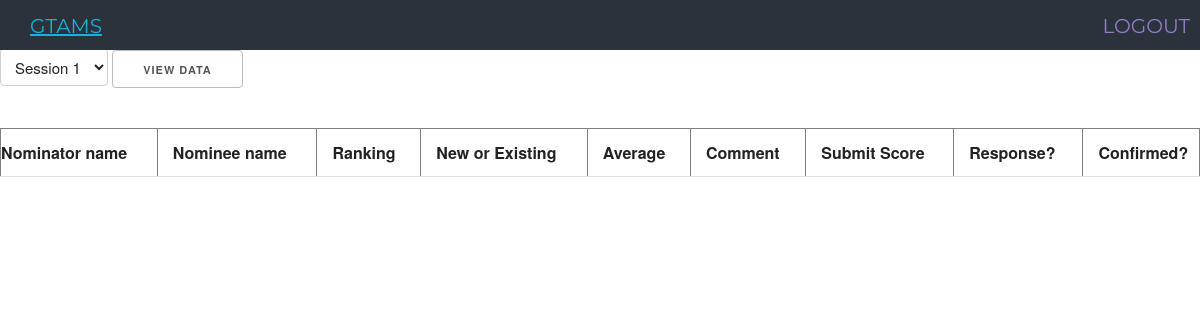
The page /gcmember.php (signed in) on the database as committed earlier.
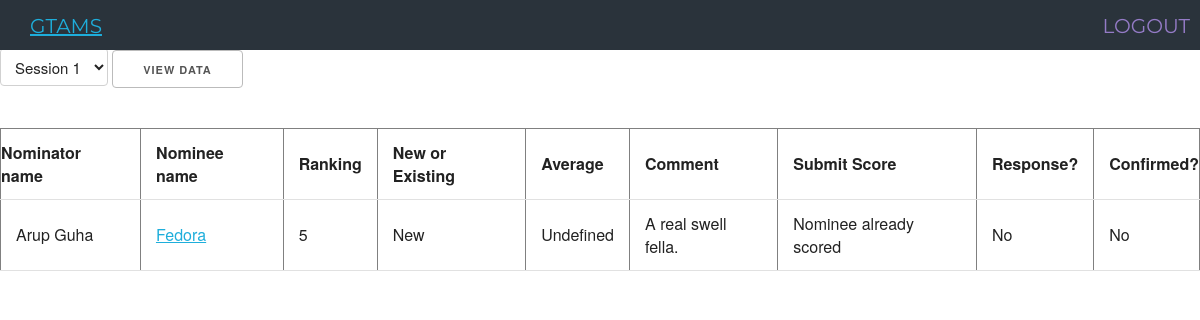
The same page on the database as committed later.
### tables this page shows
CREATE TABLE `nomination` (
	`nomination_id` INT (11) NOT NULL AUTO_INCREMENT,
	`session_id` INT(11) NOT NULL COMMENT 'the id for the session the Admin set up',
	`nominator_id` INT(11) NOT NULL COMMENT 'the user_id for the nominator',
	`nominee_name` VARCHAR(40),
	`rank` int(11),
	`nominee_PID` VARCHAR(40),
	`nominee_email` VARCHAR(40),
	`is_phd` INT(11),
	`is_newly_admitted` INT (11) COMMENT "",
	`nominee_advisor` VARCHAR(40),
	`graduate_semesters` INT (11),
	`phone_number` VARCHAR(20),
	`SPEAK_test` INT(11) COMMENT '1, 2, 3 = yes, no, graduated from US school',
	`GTA_semesters` INT(11),
	`GPA` float(10),
	`sent` TIMESTAMP COMMENT 'when the nomination was sent to the user',
	`replied` TIMESTAMP COMMENT 'when the nomination was replied to by the nominee',
	`completed` TIMESTAMP COMMENT 'when the nominee form was confirmed by the nominator',
	primary key (`nomination_id`),
	foreign key (`session_id`) references `sessions`(`session_id`),
	foreign key (`nominator_id`) references `users`(`user_id`)
);

CREATE TABLE `users` (
  `user_ID` INT(11) NOT NULL AUTO_INCREMENT PRIMARY KEY,
  `user_Role` VARCHAR(20) NOT NULL COMMENT 'user Role can be ADMIN, GCMEMBER, GCCHAIR, NOMINATOR, NOMINEE',
  `username` VARCHAR(20) NOT NULL COMMENT 'user Login',
  `password` VARCHAR(10) NOT NULL COMMENT 'user Password',
  `user_Email` VARCHAR(100) NOT NULL COMMENT 'Email',
  `reg_date` TIMESTAMP,
  `realname` VARCHAR(30),
  UNIQUE KEY username (`username`)
);

CREATE TABLE `score` (
  `user_ID` INT(11) NOT NULL,
  `nomination_id` INT(11) NOT NULL,
  `Score` INT(3) DEFAULT 0,
  `ScoredOn` DATETIME,
  `Comments` VARCHAR(512),
  PRIMARY KEY (`user_ID`, `nomination_id`),
  FOREIGN KEY (`user_ID`) REFERENCES `users` (`user_id`),
  FOREIGN KEY (`nomination_id`) REFERENCES `nomination` (`nomination_id`)
);

### includes/functions.php (the view, shortened to what this page needs)
	<?php
function createPage($name,$nomid,$mysqli){
	$filename = "nomination".$nomid.".php";
	return $filename;
}
function oldGCTable($sessionID,$mysqli){
		?><html>
		<table border="1" style="width:100%">
		  <center>
			<tr>
				<th>Nominator name</th>
				<th>Nominee name</th>
				<th>Ranking</th>
				<th>New or Existing</th>
				<th>Average</th>
				<th>Comment</th>
				<th>Submit Score</th>
				<th>Response?</th>
 				<th>Confirmed?</th>
			</tr>
			<?php
				$result = $mysqli->query("SELECT u.realname, n.session_id, n.nominee_name, n.rank, n.is_newly_admitted, n.nomination_id, n.replied, n.completed
  									FROM nomination n, users u
  									WHERE u.user_ID = n.nominator_id
  									ORDER BY realname");
				while($obj = $result->fetch_object()){
					if($obj->session_id == $sessionID){
						echo "<form action='gcmember_submit.php' method='post'>";
						echo "<tr>";
						echo "<td>".$obj->realname."</td>";
						echo "<td><A HREF='".createPage($obj->nominee_name,$obj->nomination_id,$mysqli)."' onClick='return popup(this,true)';>".$obj->nominee_name."</A></td>";
						echo "<td>".$obj->rank."</td>";
						if(!$obj->is_newly_admitted){
							echo "<td>New</td>";
						}
						else{
							echo "<td>Existing</td>";
						}
						$average = 0;
						$count = 0;
						if ($count != 0)
 							echo "<td>".$average/$count."</td>";
 						else
 							echo "<td>Undefined</td>";
 						$obj3 = $mysqli->query("SELECT Comments FROM score WHERE user_ID = ".$_SESSION['user_ID']." AND nomination_id = ".$obj->nomination_id)->fetch_object();
 						if ($obj3)
 							$obj3 = $obj3->Comments;
 						else
 							$obj3 = "";
						echo "<td>".$obj3."</td>";
						echo "<td>Nominee already scored</td>";
						if ($obj->replied != NULL)
 							echo "<td>Yes</td>";
 						else
 							echo "<td>No</td>";
 						if ($obj->completed != NULL)
 							echo "<td>Yes</td>";
 						else
 							echo "<td>No</td>";
					echo "</tr>";
					echo "</form>";
					}
				}
			?>
		  </center>
		  </table>
		  </html>
		  <?php
}
?>

### header.php (shortened to what this page needs)
<html>
<head>
	<link rel="stylesheet" type="text/css" href="sytles/main.css">
</head>
<body>
<?php require_once "navbar.php" ?>

### navbar.php
<div class="nav-bar menu-bar">
    <p class="nav-application-name"><a href="index.php" >GTAMS</a></p>
    <div class="container-right">
        <ul>
			<li><a href="logout.php">LOGOUT</a></li>
        </ul>
    </div>
</div>

### gcmember.php (shortened to what this page needs)
<?php
include_once 'includes/db_connect.php';
include_once 'includes/functions.php';
include_once ("header.php");
?>
<html>
	<head>
	     <link rel="stylesheet" href="styles/main.css" />
	</head>
	<div id="page">
	<br><br>
	<form name="sessions" action= "reload_session.php" method="post" accept-charset="utf-8">
		<body>
			<select name = "session">
				<?php
					$stmt = $mysqli->prepare("
						SELECT session_id
						FROM sessions
					");
					$stmt->execute();
					$stmt->bind_result($s);
					while ($stmt->fetch()){
						$str = '';
						if ($s == $_SESSION['GC_SESSION_ID'])
							$str = 'selected = "selected"';
						echo "<option value=\"".$s."\" " . $str . " >Session ".$s."</option>";
					}
				?>
			</select>
			<input type="submit" value="View Data" >
		</body>
	</form>
	<section class="gcmemberform cf">
		<body>
		  <?php oldGCTable($_SESSION['GC_SESSION_ID'], $mysqli); ?>
		</body>
	</section>
	</div>
</html>

### styles/main.css (style rules this page uses)
.menu-bar ul li { font-family: 'Montserrat', sans-serif; display: block; float: left; font-size: 20px; color: #947BC6; padding: 0px 10px 0px 10px; }
.menu-bar ul li a { text-decoration: none; color: #947BC6; }
.container-right { float: right; margin-right: 10px; }
.nav-application-name { font-family: 'Montserrat', sans-serif; display: block; float: left; font-size: 20px; padding: 0px 0px 0px 20px; float: left; color: #3ab795; }
.nav-bar { position: fixed; top: 0; left: 0; z-index: 999; width: 100%; height: 30px; background: #2A333B; }
html { font-family: sans-serif; -ms-text-size-adjust: 100%; -webkit-text-size-adjust: 100%; }
body { margin: 0; }
article, aside, details, figcaption, figure, footer, header, hgroup, main, menu, nav, section, summary { display: block; }
a { background-color: transparent; }
button, input, optgroup, select, textarea { color: inherit; font: inherit; margin: 0; }
button, select { text-transform: none; }
button, html input[type="button"], input[type="reset"], input[type="submit"] { -webkit-appearance: button; cursor: pointer; }
input { line-height: normal; }
table { border-collapse: collapse; border-spacing: 0; }
td, th { padding: 0; }
html { font-size: 62.5%; }
body { font-size: 1.5em; line-height: 1.6; font-weight: 400; font-family: "Raleway", "HelveticaNeue", "Helvetica Neue", Helvetica, Arial, sans-serif; color: #222; }
p { margin-top: 0; }
a { color: #1EAEDB; }
.button, button, input[type="submit"], input[type="reset"], input[type="button"] { display: inline-block; height: 38px; padding: 0 30px; color: #555; text-align: center; font-size: 11px; font-weight: 600; line-height: 38px; letter-spacing: .1rem; text-transform: uppercase; text-decoration: none; white-space: nowrap; background-color: transparent; border-radius: 4px; border: 1px solid #bbb; cursor: pointer; box-sizing: border-box; }
input[type="email"], input[type="number"], input[type="search"], input[type="text"], input[type="tel"], input[type="url"], input[type="password"], textarea, select { height: 38px; padding: 6px 10px; background-color: #fff; border: 1px solid #D1D1D1; border-radius: 4px; box-shadow: none; box-sizing: border-box; }
ul { list-style: circle inside; }
ol, ul { padding-left: 0; margin-top: 0; }
li { margin-bottom: 1rem; }
th, td { padding: 12px 15px; text-align: left; border-bottom: 1px solid #E1E1E1; }
th:first-child, td:first-child { padding-left: 0; }
th:last-child, td:last-child { padding-right: 0; }
input, textarea, select, fieldset { margin-bottom: 1.5rem; }
pre, blockquote, dl, figure, table, p, ul, ol, form { margin-bottom: 2.5rem; }

Rows that differ between the two databases and show on the page:
now on this page (row edited): nomination: nominator.realname "Arup Guha", nominee_name "Fedora", rank "5", is_newly_admitted "New", shows "Undefined", score.Comments "A real swell fella.", shows "No"
